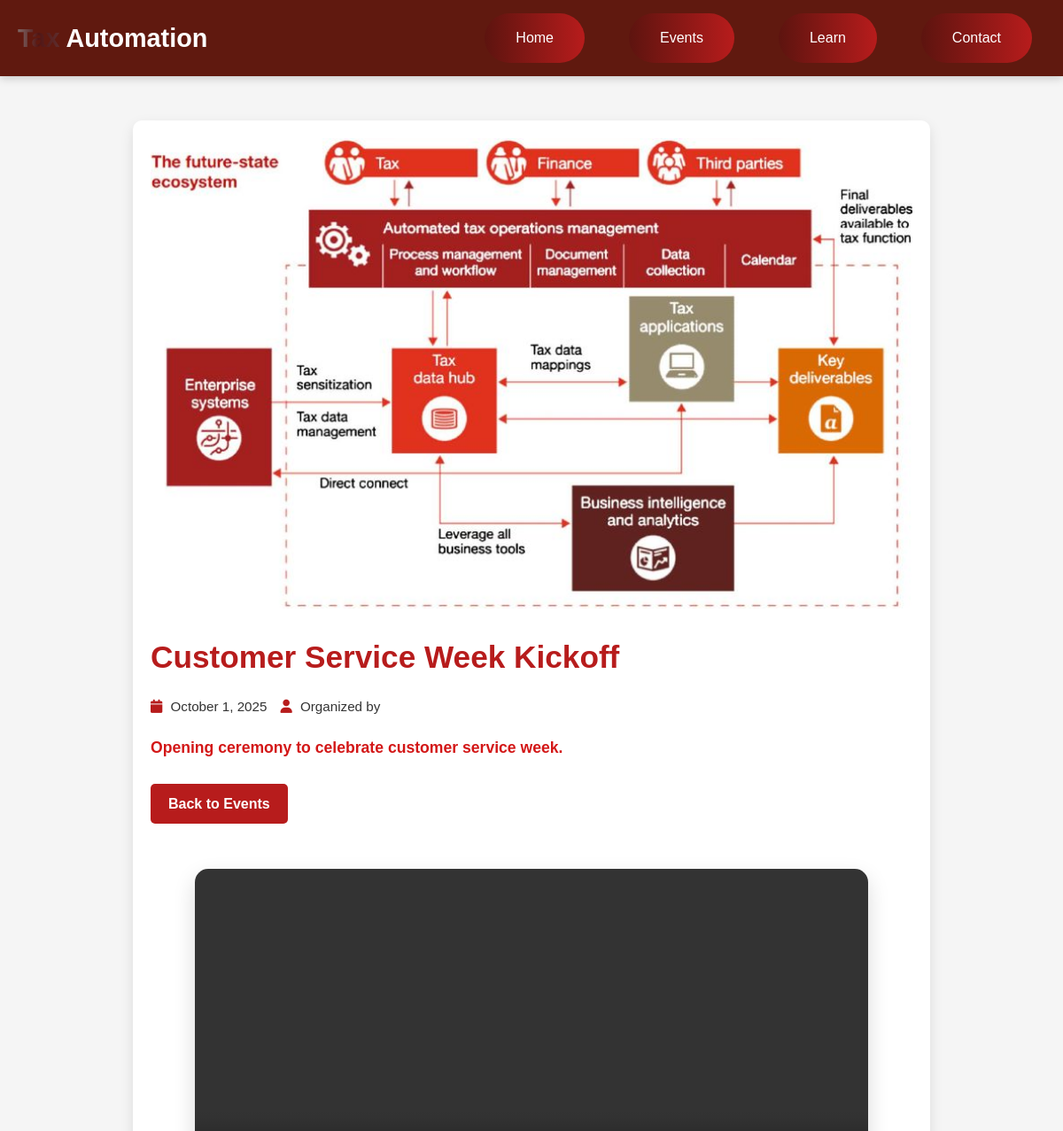
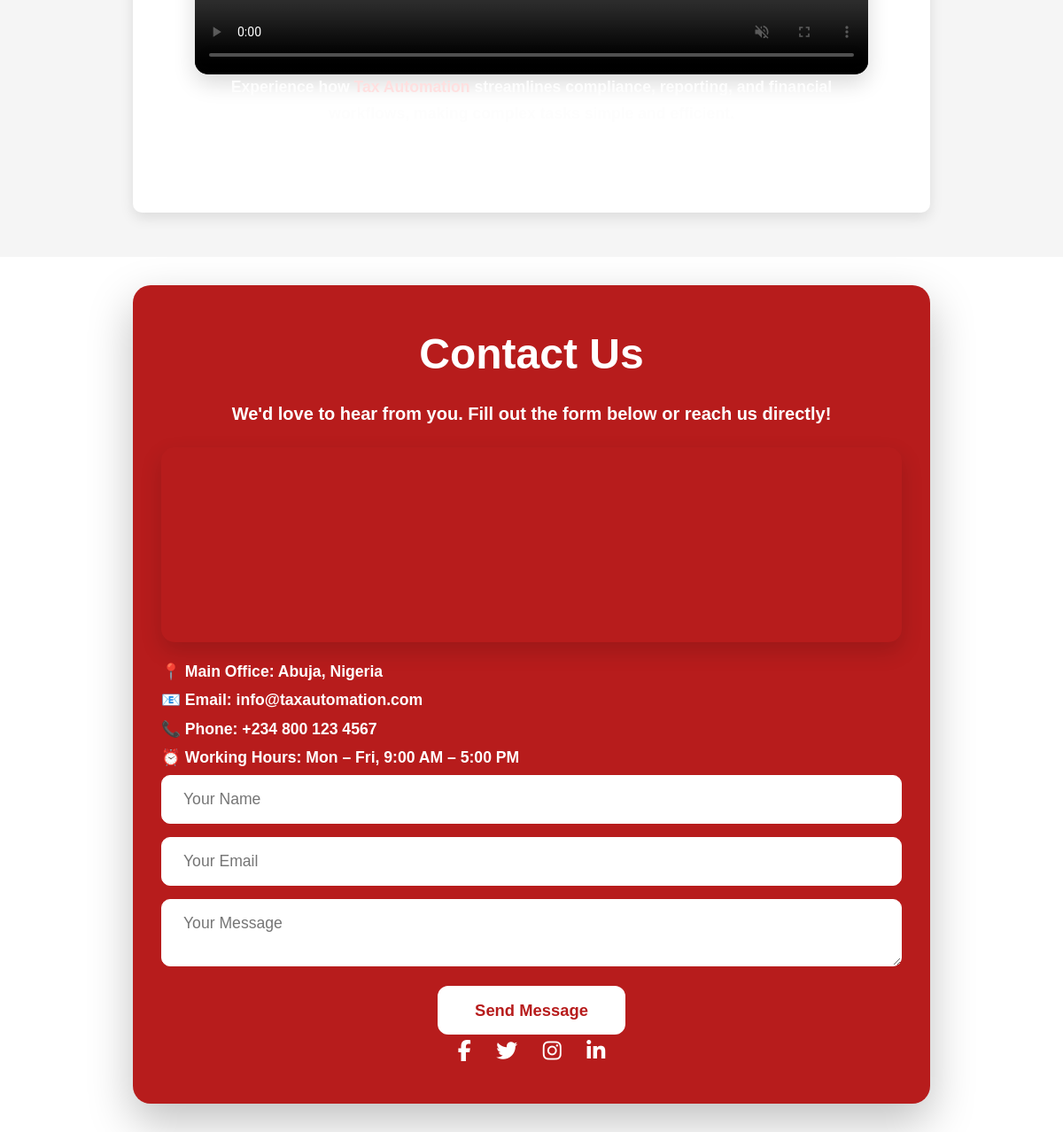
The page /event/1/ on the database its author committed (2 pictures, top to bottom).
### siteapp/models.py (models this page shows, shortened)
class Event(models.Model):
    title = models.CharField(max_length=200)
    description = models.TextField(blank=True, null=True)
    image = models.ImageField(upload_to='events/')
    date = models.DateField(blank=True, null=True)
    location = models.CharField(max_length=200, blank=True, null=True)  # <-- Add this field

### siteapp/views.py (the view)
# urls.py: path('event/<int:event_id>/', views.event_detail, name='event_detail'),  # Event detail
def event_detail(request, event_id):
    event = get_object_or_404(Event, id=event_id)
    return render(request, 'siteapp/event_detail.html', {'event': event})

### siteapp/templates/siteapp/event_detail.html (shortened to what this page needs)
{% extends 'siteapp/base.html' %} {% load static %} {% block title %}{{ event.title }} | Tax Automation{% endblock %} {% block content %}
<section class="event-detail">
    {% if event.image %}
    <img src="{{ event.image.url }}" alt="{{ event.title }}"> {% endif %}
    <h1>{{ event.title }}</h1>
    <div class="event-meta">
        <span><i class="fa fa-calendar"></i> {{ event.date|date:"F j, Y" }}</span>
        <span><i class="fa fa-user"></i> Organized by {{ event.organizer }}</span>
    </div>
    <p>{{ event.description }}</p>
    <a href="{% url 'index' %}#events" class="back-link">Back to Events</a>
    <section class="normal-video-section">
        <div class="video-wrapper">
            <video autoplay muted loop controls class="normal-video">
            <source src="{% static 'siteapp/videos/background.mp4' %}" type="video/mp4">
        </video>
            <p class="video-description">
                Experience how <strong>Tax Automation</strong> streamlines compliance, reporting, and financial workflows, making complex tasks simple and efficient.
            </p>
        </div>
    </section>
</section>
{% endblock %}

### siteapp/static/siteapp/css/styles.css (style rules this page uses)
:root { --primary: #b71c1c; --accent: #ff6f61; --text-light: #fff; --text-dark: #222; }
* { margin: 0; padding: 0; box-sizing: border-box; font-family: 'Arial', sans-serif; }
body { -ms-overflow-style: none; scrollbar-width: none; overflow-y: scroll; font-family: 'DM Sans', system-ui, Arial, sans-serif; margin: 0; color: #111; background: #fff; width: 100%; }
body { line-height: 1.6; color: var(--text-dark); background: #f5f5f5; }
p { color: #d31717; line-height: 1.8; font-size: 5rem; font-weight: 570; }
a { text-decoration: none; color: inherit; font-weight: 870; color: #dad8d7; }
.event-detail { max-width: 900px; margin: 50px auto; padding: 20px; background: #fff; color: #b71c1c; border-radius: 10px; box-shadow: 0 6px 15px rgba(0, 0, 0, 0.1); font-family: 'DM Sans', sans-serif; }
.event-detail img { width: 100%; height: auto; border-radius: 10px; margin-bottom: 20px; object-fit: cover; }
.event-detail h1 { font-size: 2.2rem; margin-bottom: 15px; color: #b71c1c; font-weight: 700; }
.event-meta { display: flex; flex-wrap: wrap; gap: 15px; font-size: 0.95rem; color: #333; margin-bottom: 20px; }
.event-meta i { margin-right: 5px; color: #b71c1c; }
.event-detail p { font-size: 1.1rem; line-height: 1.7; margin-bottom: 25px; }
.back-link { display: inline-block; background: #b71c1c; color: #fff; padding: 10px 20px; border-radius: 5px; text-decoration: none; font-weight: 600; transition: background 0.3s; }
.video-description { font-size: 1.1rem; line-height: 1.7; margin-bottom: 30px; color: #fdfdfd; }
.video-description strong { color: #ffe0e0; }
.normal-video-section { justify-content: center; align-items: center; position: relative; margin-top: 40px; padding: 50px 50px; border-radius: 10px; overflow: hidden; }
.normal-video-section video { width: 100%; max-height: 500px; object-fit: cover; display: block; }
.video-wrapper { max-width: 900px; width: 100%; text-align: center; }
.normal-video-section::after { content: ''; position: absolute; inset: 0; pointer-events: none; }
.normal-video-section { display: flex; justify-content: center; margin: 1px 0; }
.normal-video { width: 90%; max-width: 800px; height: auto; border-radius: 15px; box-shadow: 0 10px 25px rgba(0, 0, 0, 0.15); }

### rows shown on the page
Event: image (picture), title "Customer Service Week Kickoff", date "October 1, 2025", description "Opening ceremony to celebrate customer service week."
